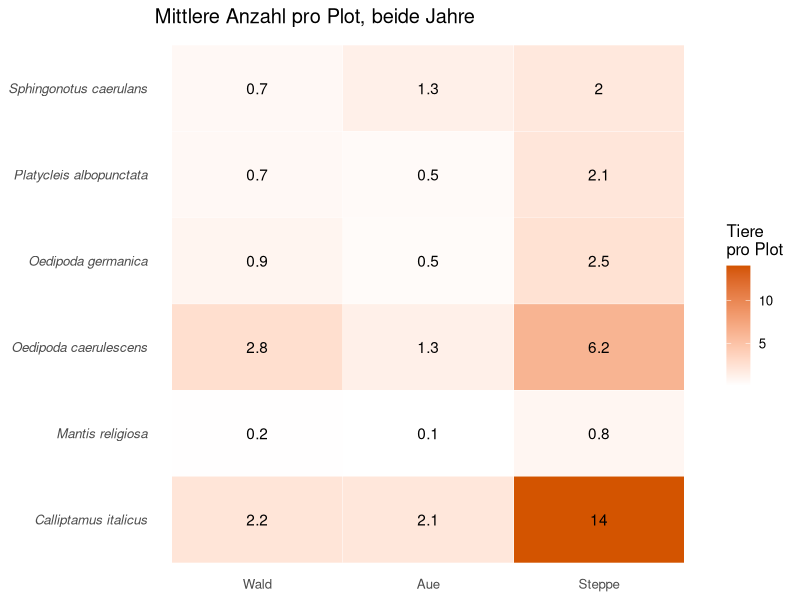
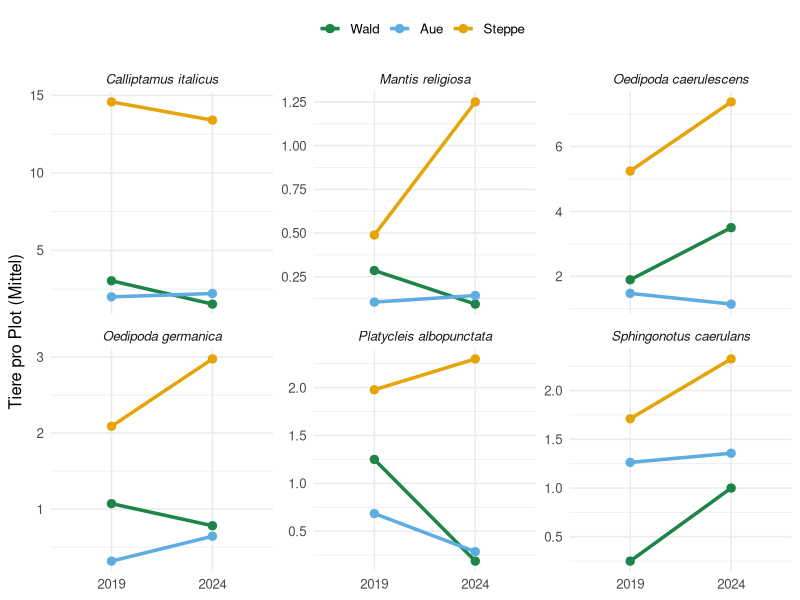
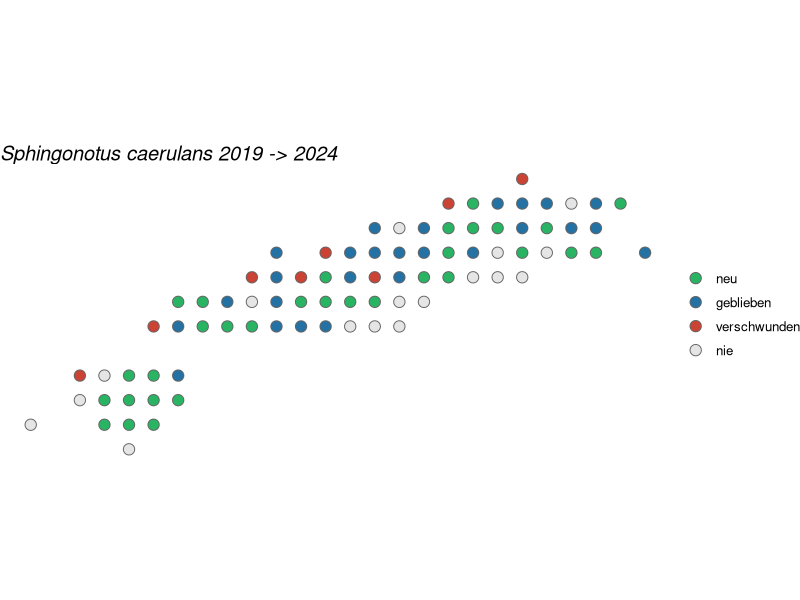
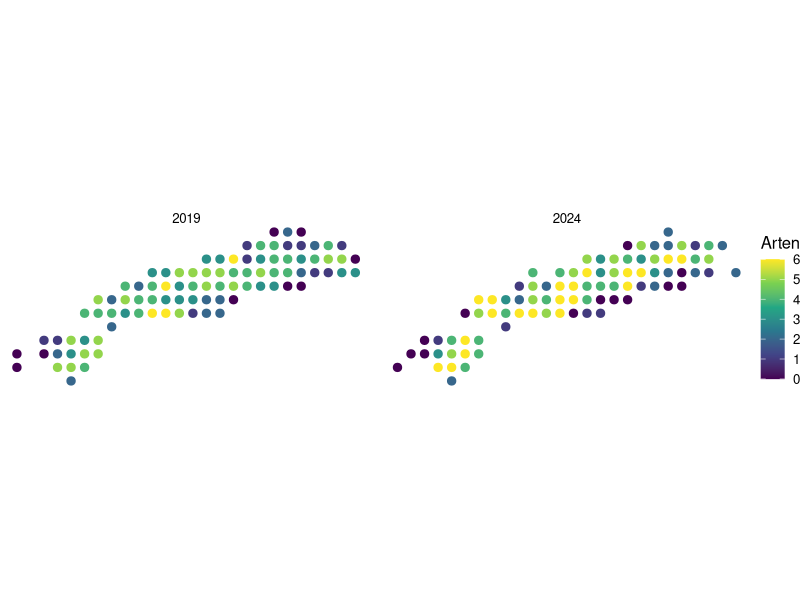
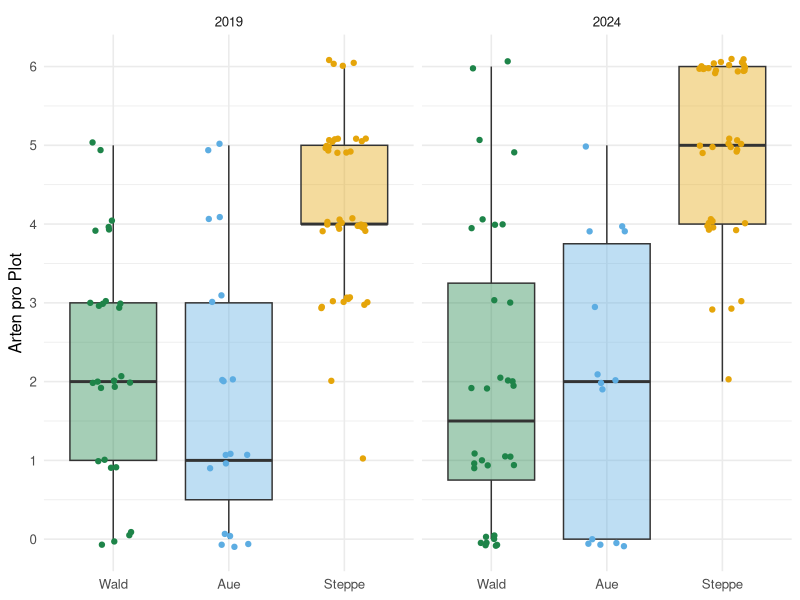
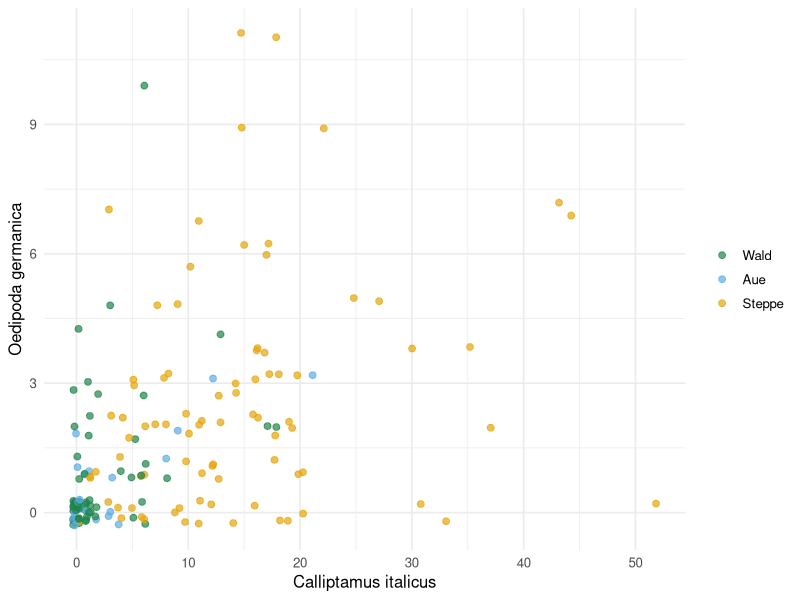
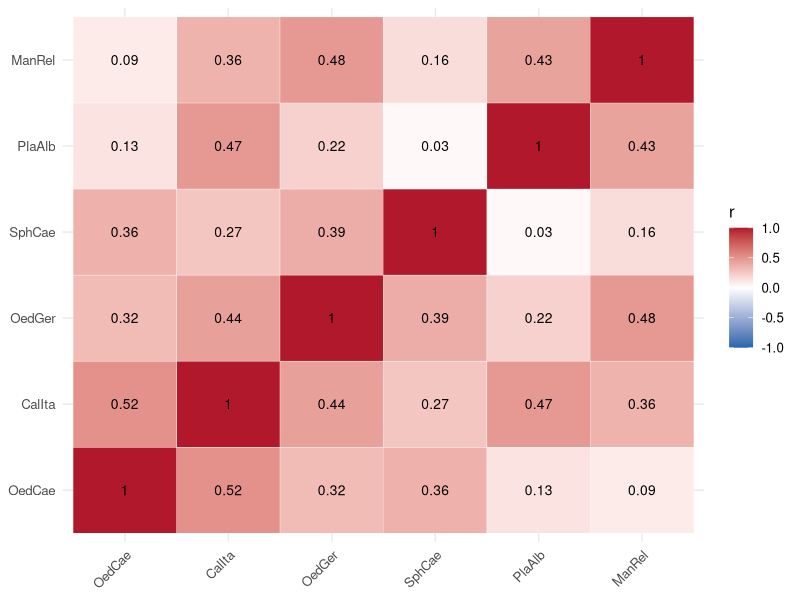
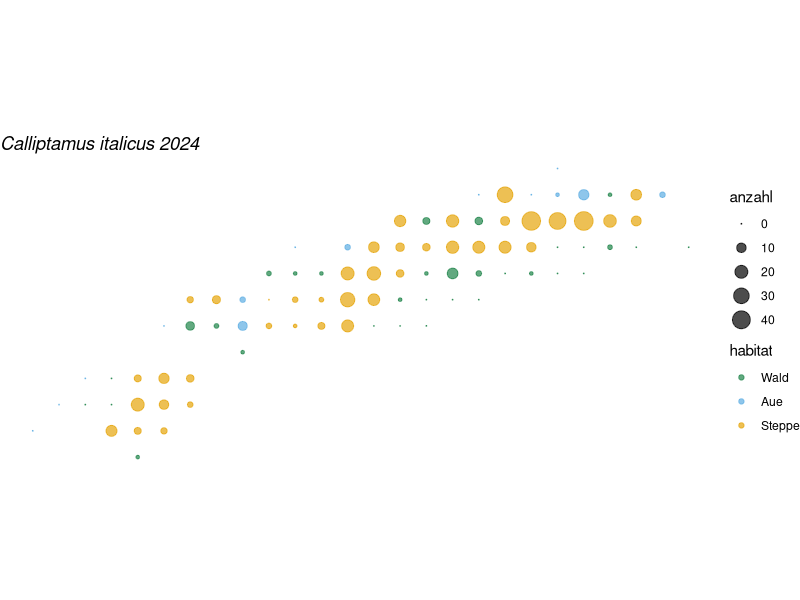

These charts were generated, in order, by the following R code:
# Woche 13 - Notebook (nur R)
# Farbe und Form: vier neue Abbildungen mit ggplot2 und Ihre eigene Frage
# In RStudio: Working Directory = weeks/week-13, dann Zeile fuer Zeile ausfuehren.
# Quarto: notebook.qmd. Knit ohne Quarto: notebook.Rmd.

# Letzte Woche haben Sie aus zwei Dateien eine lange Tabelle gemacht und mit ggplot Boxen, Punkte, Facetten und Karten gezeichnet. Heute lernen Sie vier neue Arten von Abbildungen kennen, jede fuer eine andere Frage. Danach stellen Sie Ihre eigene Frage.

# Auftrag
# 1. Vier neue Abbildungen, je fuer eine Frage (ca. 30 min):
#    - Zusammenfassen: Wo ist welche Art haeufig? (Farbfeld)
#    - Veraenderung: Was hat sich von 2019 bis 2024 getan? (Linien und Karte)
#    - Vielfalt: Wie viele Arten leben auf einem Plot?
#    - Zusammenhang: Welche Arten kommen gemeinsam vor?
# 2. Ihre Frage (ca. 20 min): eine Abbildung, ein Titel als Aussage, ein Satz, was sie nicht zeigt.

# ===========================================================================
# 0 · Die Tabellen von letzter Woche
# ===========================================================================
#
# Dieser Block ist der Code aus Woche 12. Weil alles im Code steht, entstehen die Tabellen in einer Sekunde wieder. Einfach ausfuehren.

library(ggplot2)

roh19 <- read.csv("data/rottensand_2019.csv")
roh24 <- read.csv("data/rottensand_2024.csv")

arten <- c("OedCae", "CalIta", "OedGer", "SphCae", "PlaAlb", "ManRel")
namen <- c(OedCae = "Oedipoda caerulescens", CalIta = "Calliptamus italicus",
           OedGer = "Oedipoda germanica", SphCae = "Sphingonotus caerulans",
           PlaAlb = "Platycleis albopunctata", ManRel = "Mantis religiosa")

max_besuch <- function(d, art) {
  zaehlung <- d[, paste0(art, 1:4)]
  apply(zaehlung, 1, function(x) if (all(is.na(x))) NA else max(x, na.rm = TRUE))
}

aufbereiten <- function(roh, jahr) {
  d <- roh[roh$quarter == "tot" & !is.na(roh$temp1), ]
  kurz <- data.frame(plot = d$plot, jahr = jahr, x = d$Xcoo, y = d$Ycoo,
                     habitat = d$habitat.type, temp = d$temp1,
                     boden = d$soil, gras = d$grass, kies = d$gravel,
                     baum = d$canopy, deckung = d$cover.sum, team = d$observ1)
  for (a in arten) kurz[[a]] <- max_besuch(d, a)
  kurz
}

alle <- rbind(aufbereiten(roh19, 2019), aufbereiten(roh24, 2024))
alle <- alle[alle$habitat %in% c("forest", "alluvial", "steppe"), ]
alle$habitat <- factor(alle$habitat, levels = c("forest", "alluvial", "steppe"),
                       labels = c("Wald", "Aue", "Steppe"))

lang <- NULL
for (a in arten) {
  stueck <- alle[, c("plot", "jahr", "x", "y", "habitat", "temp", "boden", "gras", "team")]
  stueck$art <- namen[a]
  stueck$anzahl <- alle[[a]]
  lang <- rbind(lang, stueck)
}

farben <- c(Wald = "#1e8449", Aue = "#5dade2", Steppe = "#e5a50a")

# Zur Erinnerung: alle hat eine Zeile pro Plot und Jahr (breit, eine Spalte pro Art). lang hat eine Zeile pro Plot, Jahr und Art.

# ===========================================================================
# 1 · Zusammenfassen: ein Farbfeld
# ===========================================================================
#
# Frage: Wo ist welche Art im Mittel haeufig?
#
# Statt jeden Plot zu zeigen, rechnen wir zuerst einen Mittelwert pro Art und Lebensraum. aggregate macht aus 1000 Zeilen 18:

mittel <- aggregate(anzahl ~ art + habitat, data = lang, FUN = mean)
mittel

# Ein Farbfeld (geom_tile) zeigt so eine Tabelle auf einen Blick. Die Zahl schreiben wir dazu (geom_text).

ggplot(mittel, aes(x = habitat, y = art, fill = anzahl)) +
  geom_tile(colour = "white") +
  geom_text(aes(label = round(anzahl, 1))) +
  scale_fill_gradient(low = "white", high = "#d35400") +
  labs(x = NULL, y = NULL, fill = "Tiere\npro Plot",
       title = "Mittlere Anzahl pro Plot, beide Jahre") +
  theme_minimal(base_size = 12) +
  theme(axis.text.y = element_text(face = "italic"), panel.grid = element_blank())

# F1
# 1. Welche Art ist am staerksten auf die Steppe beschraenkt? Welche ist auch in der Aue haeufig?
# 2. Aendern Sie FUN = mean zu FUN = median. Was aendert sich, und warum?
# 3. Probieren Sie eine andere Farbskala: Ersetzen Sie scale_fill_gradient(...) durch scale_fill_viridis_c().

# ===========================================================================
# 2 · Veraenderung: 2019 und 2024
# ===========================================================================

# --- Linien zwischen zwei Jahren ---
#
# Frage: Ist eine Art 2024 haeufiger als 2019, und wo?
#
# Ein Mittelwert pro Art, Lebensraum und Jahr, dann eine Linie von 2019 nach 2024:

mj <- aggregate(anzahl ~ art + habitat + jahr, data = lang, FUN = mean)

ggplot(mj, aes(x = factor(jahr), y = anzahl, colour = habitat, group = habitat)) +
  geom_line(linewidth = 1.2) +
  geom_point(size = 2.5) +
  facet_wrap(~ art, scales = "free_y") +
  scale_colour_manual(values = farben) +
  labs(x = NULL, y = "Tiere pro Plot (Mittel)", colour = NULL) +
  theme_minimal(base_size = 12) +
  theme(strip.text = element_text(face = "italic"), legend.position = "top")

# --- Gekommen, geblieben, verschwunden ---
#
# Frage: Auf welchen Plots ist eine Art neu aufgetaucht?
#
# Dafuer brauchen wir die zwei Jahre nebeneinander: merge ueber den Schluessel plot.

art <- "SphCae"   # bitte aendern

v19 <- alle[alle$jahr == 2019, c("plot", art)]
v24 <- alle[alle$jahr == 2024, c("plot", "x", "y", art)]
beide <- merge(v19, v24, by = "plot", suffixes = c("_2019", "_2024"))
vorher  <- beide[[paste0(art, "_2019")]] > 0
nachher <- beide[[paste0(art, "_2024")]] > 0

beide$status <- ifelse(vorher & nachher, "geblieben",
                ifelse(nachher, "neu",
                ifelse(vorher, "verschwunden", "nie")))
beide$status <- factor(beide$status, levels = c("neu", "geblieben", "verschwunden", "nie"))

ggplot(beide, aes(x = x, y = y, fill = status)) +
  geom_point(shape = 21, size = 3.5, colour = "grey40") +
  scale_fill_manual(values = c(neu = "#28b463", geblieben = "#2471a3",
                               verschwunden = "#cb4335", nie = "grey90")) +
  coord_equal() +
  labs(title = paste(namen[art], "2019 -> 2024"), fill = NULL) +
  theme_void(base_size = 12) +
  theme(plot.title = element_text(face = "italic"))

table(beide$status)

# F2
# 1. Welche Art hat in der Steppe am meisten zugelegt? Welche hat abgenommen?
# 2. Setzen Sie art <- "ManRel" (Gottesanbeterin). Wo ist sie neu?
# 3. Ist Sphingonotus wirklich haeufiger geworden, oder kann ein Teil davon Zaehlglueck sein (Woche 9)? Was wuerden Sie brauchen, um das zu entscheiden?

# ===========================================================================
# 3 · Vielfalt: Arten pro Plot
# ===========================================================================
#
# Frage: Wo leben viele Arten zusammen?
#
# Eine neue Spalte: Wie viele der sechs Arten wurden auf dem Plot gefunden?

alle$n_arten <- rowSums(alle[, arten] > 0)
table(alle$n_arten)

ggplot(alle, aes(x = x, y = y, colour = n_arten)) +
  geom_point(size = 2.5) +
  facet_wrap(~ jahr) +
  scale_colour_viridis_c(breaks = 0:6) +
  coord_equal() +
  labs(colour = "Arten") +
  theme_void(base_size = 12)

ggplot(alle, aes(x = habitat, y = n_arten, fill = habitat)) +
  geom_boxplot(alpha = 0.4, outlier.shape = NA) +
  geom_jitter(aes(colour = habitat), width = 0.2, height = 0.1) +
  facet_wrap(~ jahr) +
  scale_fill_manual(values = farben, guide = "none") +
  scale_colour_manual(values = farben, guide = "none") +
  scale_y_continuous(breaks = 0:6) +
  labs(x = NULL, y = "Arten pro Plot") +
  theme_minimal(base_size = 12)

# F3
# 1. Wo im Gebiet liegen die Plots mit fuenf oder sechs Arten?
# 2. Ersetzen Sie scale_colour_viridis_c() durch scale_colour_viridis_c(option = "magma") oder "plasma". Welche Skala lesen Sie am leichtesten?
# 3. Ein Plot mit null Arten: Heisst das, dort lebt keine Heuschrecke?

# ===========================================================================
# 4 · Zusammenhang: Welche Arten kommen gemeinsam vor?
# ===========================================================================
#
# Frage: Wenn auf einem Plot viele Calliptamus sind, sind dort auch viele Oedipoda germanica?
#
# Zuerst fuer zwei Arten:

ggplot(alle, aes(x = CalIta, y = OedGer, colour = habitat)) +
  geom_jitter(width = 0.3, height = 0.3, alpha = 0.7, size = 2) +
  scale_colour_manual(values = farben) +
  labs(x = "Calliptamus italicus", y = "Oedipoda germanica", colour = NULL) +
  theme_minimal(base_size = 12)

# Fuer alle Paare auf einmal: die Korrelation zwischen je zwei Arten (zwischen -1 und 1), wieder als Farbfeld.

k <- cor(alle[, arten])
k_lang <- as.data.frame(as.table(k))
names(k_lang) <- c("art1", "art2", "r")

ggplot(k_lang, aes(x = art1, y = art2, fill = r)) +
  geom_tile(colour = "white") +
  geom_text(aes(label = round(r, 2)), size = 3.5) +
  scale_fill_gradient2(low = "#2166ac", mid = "white", high = "#b2182b", limits = c(-1, 1)) +
  labs(x = NULL, y = NULL, fill = "r") +
  theme_minimal(base_size = 12) +
  theme(axis.text.x = element_text(angle = 45, hjust = 1))

# F4
# 1. Welche zwei Arten kommen am haeufigsten gemeinsam vor?
# 2. Fast alle Korrelationen sind positiv. Heisst das, die Arten helfen einander? Tipp: Schauen Sie die Farben im Streudiagramm an.
# 3. Rechnen Sie die Korrelation nur fuer die Steppe: cor(alle[allehabitat == "Steppe", arten]). Was aendert sich?

# ===========================================================================
# 5 · Ihre Frage (ca. 20 min)
# ===========================================================================
#
# Waehlen Sie eine Frage, machen Sie eine Abbildung, und schreiben Sie:
#
# - einen Titel, der die Aussage sagt,
# - einen Satz, was die Abbildung nicht zeigt.
#
# Speichern Sie sie mit ggsave("meine_frage.png", width = 8, height = 5) und zeigen Sie sie der Assistenz.
#
# | Frage | Tabelle | Start |
# |---|---|---|
# | Moegen die blaufluegeligen Arten offenen Boden? | lang | aes(x = boden, y = anzahl) + geom_point + facet_wrap(~ art) |
# | Zaehlt man bei Hitze mehr? | lang | aes(x = temp, y = anzahl) + geom_smooth() |
# | Zaehlen Teams verschieden, und liegt das an den Orten? | lang | aes(x = team, y = anzahl, colour = habitat) |
# | Haengt die Vielfalt am Gras? | alle | aes(x = gras, y = n_arten) |
# | Wo lebt die Gottesanbeterin, und wo ist sie neu? | lang, beide | Abschnitt 2 mit art <- "ManRel" |
# | Ihre eigene Frage | | |

# F5 · Ihre Abbildung
# "Die Abbildung zeigt ... . Sie zeigt nicht, ... ."

# --- Bonus · eine Abbildung als Funktion ---
#
# Gefaellt Ihnen eine Abbildung, machen Sie eine Funktion daraus. Dann ist jede Variante eine Zeile, und dieselbe Abbildung entsteht immer gleich.

karte <- function(welche_art, welches_jahr) {
  d <- lang[lang$art == namen[welche_art] & lang$jahr == welches_jahr, ]
  ggplot(d, aes(x = x, y = y, size = anzahl, colour = habitat)) +
    geom_point(alpha = 0.7) +
    scale_colour_manual(values = farben) +
    scale_size_area(max_size = 6) +
    coord_equal() +
    labs(title = paste(namen[welche_art], welches_jahr)) +
    theme_void() +
    theme(plot.title = element_text(face = "italic"))
}

karte("CalIta", 2024)

# for (a in arten) {
#   ggsave(paste0("karte_", a, "_2024.png"), karte(a, 2024), width = 8, height = 3)
# }

# Sechs Dateien in einer Schleife. Naechstes Jahr kommen neue Daten: eine Zahl aendern, alles neu.
#
# Daten: Feldpraktikum Conservation Biology, Universitaet Bern (Rottensand 2019 und 2024), mit freundlicher Genehmigung. Die Kuerzel der Beobachterinnen und Beobachter sind durch Teamcodes ersetzt.
